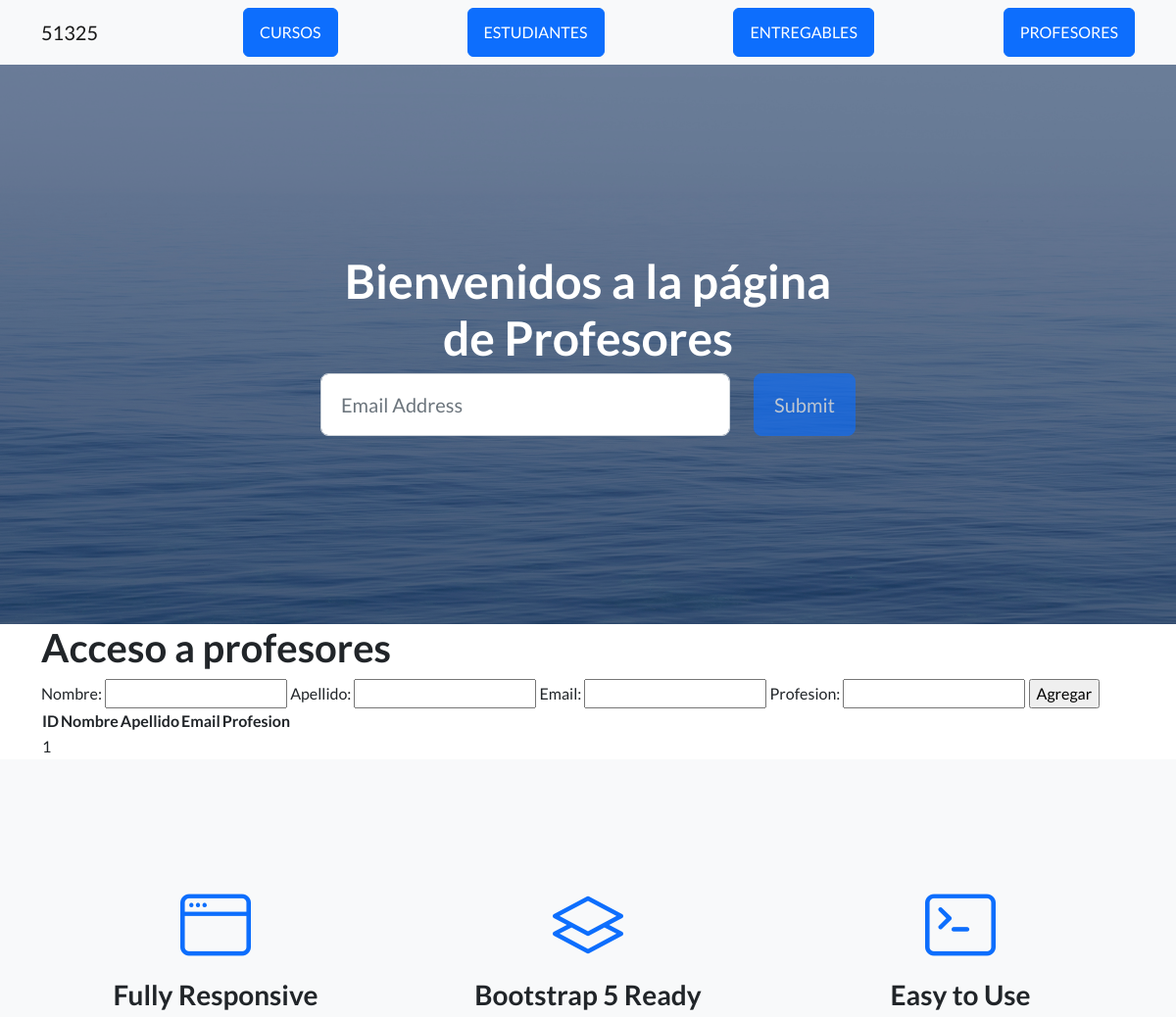
The page /AppCoder/profesores/ (upper part) on the database as committed earlier.
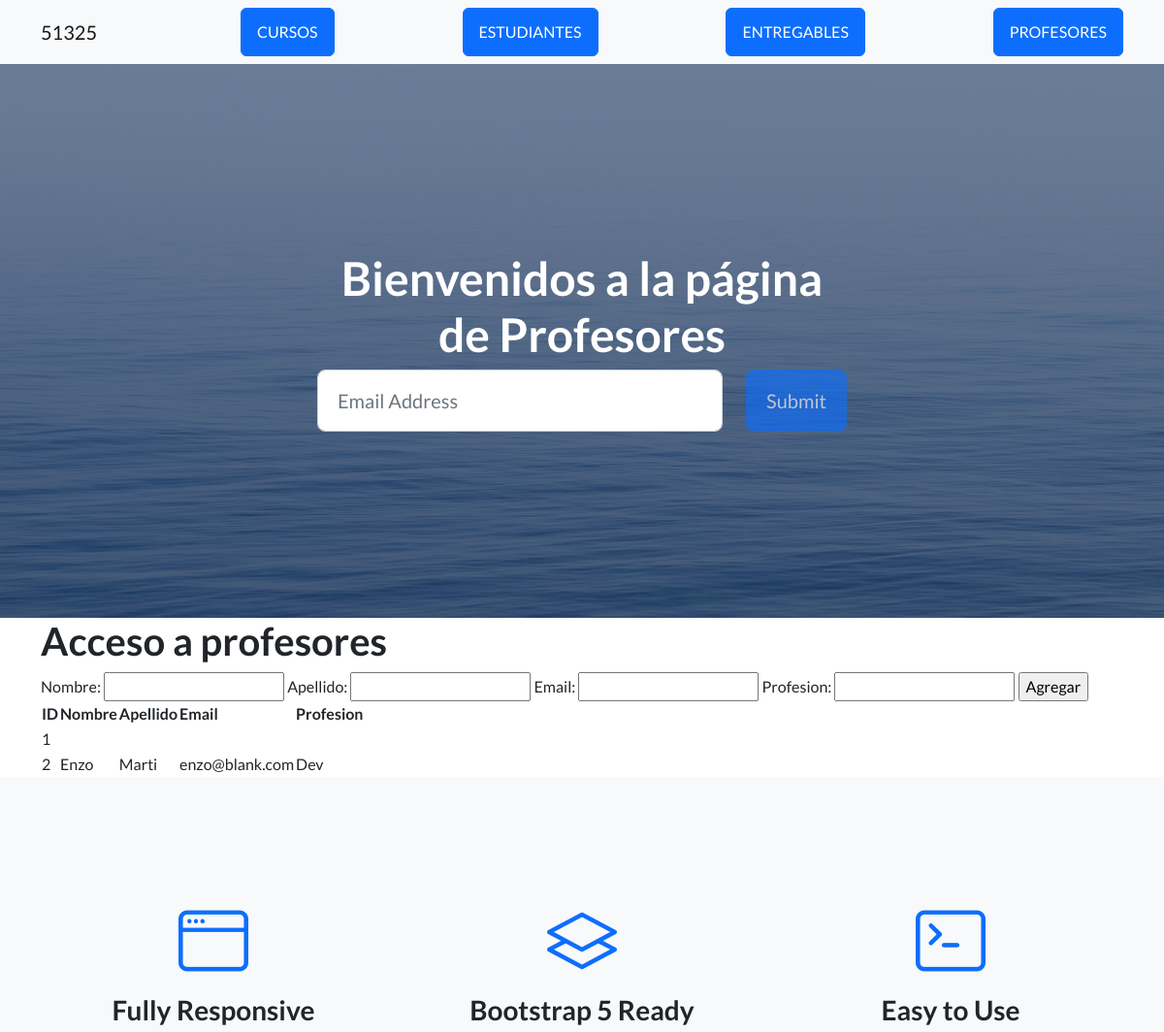
The same page on the database as committed later.
### AppCoder/models.py (models this page shows, shortened)
class Profesor(models.Model):
     nombre=models.CharField(max_length=50)
     apellido=models.CharField(max_length=50)
     email=models.EmailField()
     profesion=models.CharField(max_length=50)

### AppCoder/views.py (the view)
# urls.py: path("profesores/",profesores,name="profesores"),
def profesores(request):
    if request.method=="POST":
        form= ProfesorForm(request.POST)
        if form.is_valid():
            nombre=form.cleaned_data["nombre"]
            apellido=form.cleaned_data["apellido"]
            email=form.cleaned_data["email"]
            profesion=form.cleaned_data["profesion"]
            profesor=Profesor() #Crea un objeto tipo profesor
            profesor.nombre=nombre #variable de arriba que se acaba de crear
            profesor.apellido=apellido
            profesor.email=email
            profesor.profesion=profesion
            profesor.save()
            form=ProfesorForm() #Se crea el formulario en html
        else:
            pass #No es necesario en el código.
    else:
        form=ProfesorForm() #En el contexto agregaremos una entrada "form"
    profesores=Profesor.objects.all #Creará una lista de objetos en este modelo, para mostrar una lista de profesores en html
    context={"profesores":profesores,"form":form} #Clase 21, se agrega el contexto y se lleva al render
    return render (request,"Appcoder/profesores.html",context)#Crear URL

### AppCoder/forms.py
class ProfesorForm(forms.Form): #Lo siguiente proviene de models.py y se cambia el "model" por forms
    nombre=forms.CharField(max_length=50) #El label puede agregarse con otro nombre, sino lo determina como "nombre" así como el objeto.
    apellido=forms.CharField(max_length=50)
    email=forms.EmailField()
    profesion=forms.CharField(max_length=50)

### AppCoder/templates/AppCoder/profesores.html (shortened to what this page needs)
{% extends "AppCoder/padre.html" %}
{% load static %}
{% block titulo %}
    <h1>Bienvenidos a la página de Profesores</h1>
{% endblock %}
{% block contenido_que_cambia%}
    <h1>Acceso a profesores </h1>
<form action="" method="post">
    {{ form }}
    <input type="submit" value="Agregar">
</form>
<table>
    <thead>
        <tr>
            <th> ID </th>
            <th> Nombre </th>
            <th>Apellido </th>
            <th> Email </th>
            <th>Profesion </th>
        </tr>
    </thead>
    <tbody>
        {% for profesor in profesores %}
        <tr>
            <td>
                {{ profesor.id }}
            </td>
            <td>
                {{ profesor.nombre }}
            </td>
            <td>
                {{ profesor.apellido }}
            </td>
            <td>
                {{ profesor.email }}
            </td>
            <td>
                {{ profesor.profesion }}
            </td>
        </tr>
        {% endfor %}
    </tbody>
</table>
{% endblock %}

Rows that differ between the two databases and show on the page:
added Profesor: id "2", nombre "Enzo", apellido "Marti", email "enzo@blank.com", profesion "Dev"
